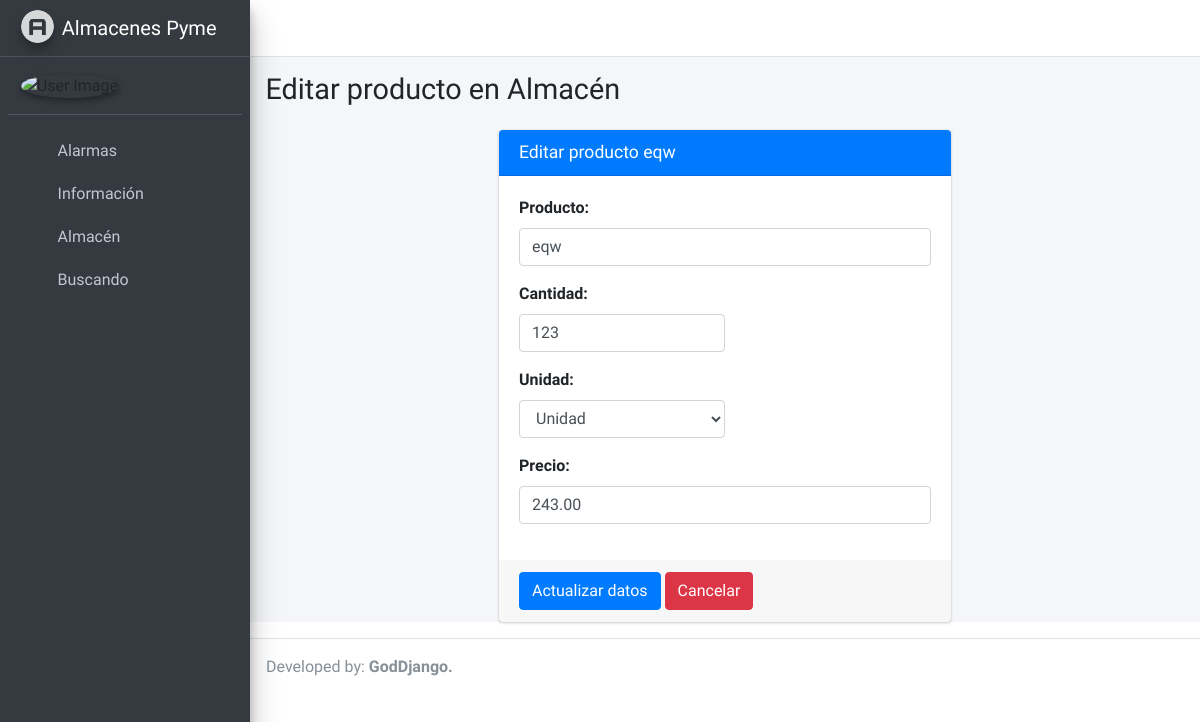
/almacen/edit/4, run on the app's committed database.
### apps/APyme/models.py (models this page shows, shortened)
class Almacen(models.Model):
    user = models.ForeignKey(User, on_delete=models.CASCADE, related_name='usuario_almacen')
    producto = models.CharField(max_length=100, verbose_name='producto', validators=[RegexValidator(
        regex=r'^[a-zA-Z]+$',
        message='El nombre del producto debe contener solo letras'
    )])
    cantidad = models.PositiveIntegerField(verbose_name='cantidad')
    unidad = models.CharField(max_length=100, verbose_name='unidad')
    precio = models.DecimalField(verbose_name='precio', max_digits=8, decimal_places=2)
    updated_at = models.DateTimeField(auto_now=True)

### apps/APyme/views.py (the view)
# urls.py: path('almacen/edit/<int:pk>', UpdateAlmacen.as_view(), name='EditAlmacen'),
class UpdateAlmacen(UpdateView):
    model = Almacen
    form_class = AlmacenForm
    template_name = 'CRUD/createProducto.html'
    success_url = reverse_lazy('almacen')
    def get_context_data(self, **kwargs):
        context = super().get_context_data(**kwargs)
        context['titulo'] = 'Editar producto en Almacén'
        context['header'] = 'Editar producto'
        context['boton'] = 'Actualizar datos'
        context['unidades'] = Unidad.objects.all()
        context['success_url'] = self.success_url
        return context

### apps/APyme/forms.py (shortened to what this page needs)
class AlmacenForm(ModelForm):
    producto = CharField(max_length=100,
                         required=True,
                         widget=TextInput(
                             attrs={'class': 'form-control', 'placeholder': 'Entre el nombre de producto'}))
    cantidad = IntegerField(max_value=99999, required=True,
                            widget=NumberInput(
                                attrs={'class': 'form-control w-50', 'placeholder': 'Entre la cantidad'}))
    precio = DecimalField(required=True,
                          widget=NumberInput(attrs={'class': 'form-control', 'placeholder': 'Entre el precio'}))
    class Meta:
        model = Almacen
        fields = ['producto', 'precio', 'cantidad', 'unidad']

### apps/APyme/context_processors.py (called while the page is built)
def ctx_dict(request):
    if request.user.is_authenticated:
        return {
            'buscandosC': Buscando.objects.filter(user=get_current_user()),
            'almacenesC': Almacen.objects.filter(user=get_current_user()),
            'alarmasC': Alarmas.objects.filter(user2=get_current_user()),
            'empresasC': User.objects.exclude(is_superuser=True),
        }
    else:
        return {
            'buscandos': None,
            'almacenes': None,
            'alarmas': None,
        }

### apps/APyme/models.py (called while the page is built)
    def __str__(self):
        return self.unidad

### apps/APyme/templates/CRUD/createProducto.html (shortened to what this page needs)
{% extends 'base.html' %}
{% block content %}
    <div class="col-md-6 container">
        <div class="card card-primary">
            <div class="card-header">
                <h3 class="card-title">{{ header }} {{ object.producto }}</h3>
            </div>
            <form method="post" action="">
                <div class="card-body">
                    <div class="form-group">
                        <label for="exampleInputPassword1">{{ form.producto.label }}:</label>
                        {{ form.producto }}
                    </div>
                    <div class="form-group">
                        <label for="exampleInputPassword1">{{ form.cantidad.label }}:</label>
                        {{ form.cantidad }}
                    </div>
                    <div class="form-group">
                        <label for="exampleInputPassword1">{{ form.unidad.label }}:</label>
                        <select class="w-50 form-control" name="unidad">
                            {% for u in unidades %}
                                <option>{{ u }}</option>
                            {% endfor %}
                        </select>
                    </div>
                    <div class="form-group">
                        <label for="exampleInputPassword1">{{ form.precio.label }}:</label>
                        {{ form.precio }}
                    </div>
                </div>
                <div class="card-footer">
                    <button type="submit" class="btn btn-primary">{{ boton }}</button>
                    <a href="{{ success_url }}" type="submit" class="btn btn-danger">Cancelar</a>
                </div>
            </form>
        </div>
    </div>
{% endblock %}

### data on the page
Almacen: producto "eqw", cantidad "123", precio "243.00"

### other printed values
{{ titulo }} "Editar producto en Almacén"
{{ header }} "Editar producto"
{{ boton }} "Actualizar datos"
form field unidad "Unidad"
